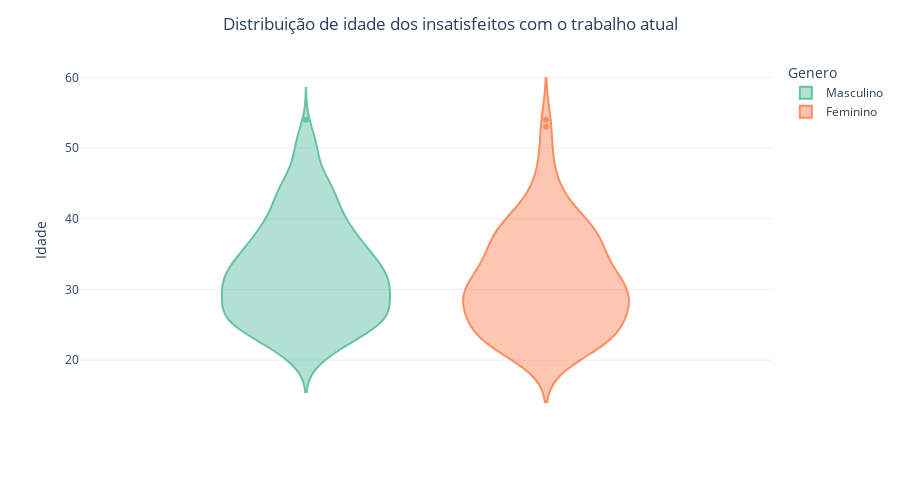

Notebook source saved alongside this figure:
### Markdown cell above
### Insatisfação x idade

### Code cell
# Visualização utilizando o Plotly
insatisfeitos = df.loc[df['Você está satisfeito na sua empresa atual?']==0, ['Genero', 'Idade']]
insatisfeitos

fig = px.violin(insatisfeitos, y="Idade", 
                color="Genero", 
                color_discrete_sequence=color_pal, 
                template = 'plotly_white'
                )

fig.update_layout(width=900, height=500, 
                  title_text="Distribuição de idade dos insatisfeitos com o trabalho atual",
                  title_x=0.50
                  )

fig.show()

### Figure 1 — Plotly figure (JSON) as saved in the notebook; plotly's stock layout.template omitted (floating-point values rounded to 4 significant figures; data arrays with more than 128 entries replaced by an {"elided": "..."} marker saying what was removed)
{"data": [{"alignmentgroup": "True", "box": {"visible": false}, "hovertemplate": "Genero=Masculino<br>Idade=%{y}<extra></extra>", "legendgroup": "Masculino", "marker": {"color": "#66c2a5"}, "name": "Masculino", "offsetgroup": "Masculino", "orientation": "v", "scalegroup": "True", "showlegend": true, "type": "violin", "x0": " ", "xaxis": "x", "y": {"elided": "492 int values"}, "y0": " ", "yaxis": "y"}, {"alignmentgroup": "True", "box": {"visible": false}, "hovertemplate": "Genero=Feminino<br>Idade=%{y}<extra></extra>", "legendgroup": "Feminino", "marker": {"color": "#fc8d62"}, "name": "Feminino", "offsetgroup": "Feminino", "orientation": "v", "scalegroup": "True", "showlegend": true, "type": "violin", "x0": " ", "xaxis": "x", "y": [38, 34, 33, 22, 38, 30, 25, 35, 39, 38, 50, 41, 38, 45, 46, 37, 29, 35, 48, 24, 37, 31, 30, 41, 36, 30, 31, 30, 29, 38, 38, 24, 44, 32, 28, 42, 43, 28, 27, 20, 32, 39, 31, 27, 30, 26, 53, 23, 25, 24, 35, 39, 29, 34, 39, 22, 28, 25, 33, 32, 22, 30, 31, 34, 28, 36, 34, 21, 37, 29, 28, 41, 22, 21, 26, 33, 38, 31, 26, 38, 29, 29, 25, 24, 22, 33, 41, 33, 23, 29, 21, 28, 22, 29, 24, 24, 39, 23, 34, 24, 27, 25, 23, 54, 22, 22, 29, 30, 23, 36, 26, 29, 35, 30, 25, 33, 28, 24, 27], "y0": " ", "yaxis": "y"}], "layout": {"height": 500, "legend": {"title": {"text": "Genero"}, "tracegroupgap": 0}, "margin": {"t": 60}, "title": {"text": "Distribuição de idade dos insatisfeitos com o trabalho atual", "x": 0.5}, "violinmode": "group", "width": 900, "xaxis": {"anchor": "y", "domain": [0, 1]}, "yaxis": {"anchor": "x", "domain": [0, 1], "title": {"text": "Idade"}}}}
